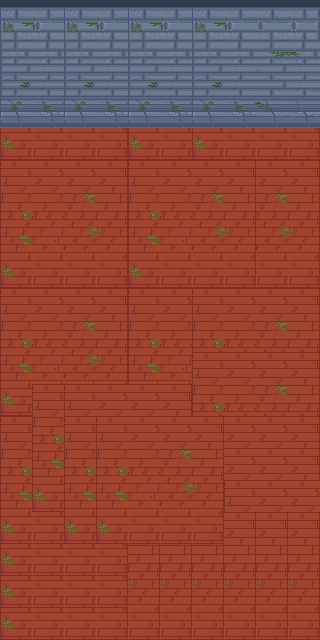

A level layout from a 2D game, rendered from its tile map. Below: a short description, then the map file with its tile-grid data intact:
An orthogonal 10x20 tile map with 32x32 px tiles, 3 tile layers (redwood, stonewall, rafters).

<map version="1.0" tiledversion="1.1.6" orientation="orthogonal" renderorder="right-down" width="10" height="20" tilewidth="32" tileheight="32" infinite="0" nextobjectid="1">
 <tileset firstgid="1" name="library-0" tilewidth="32" tileheight="32" tilecount="104" columns="8">
  <image source="library-0.png" width="256" height="416" />
 </tileset>
 <layer name="redwood" width="10" height="20">
  <data encoding="csv">
0,0,0,0,0,0,0,0,0,0,
0,0,0,0,0,0,0,0,0,0,
0,0,0,0,0,0,0,0,0,0,
0,0,0,0,0,0,0,0,0,0,
0,0,0,0,0,0,0,0,0,0,
0,0,0,0,0,0,0,0,0,0,
0,0,0,0,0,0,0,0,0,0,
0,0,0,0,0,0,0,0,0,0,
0,0,0,0,0,0,0,0,0,0,
0,0,0,0,0,0,0,0,0,0,
0,0,0,0,0,0,0,0,0,0,
0,0,0,0,0,0,0,0,0,0,
0,0,0,0,0,0,0,0,0,0,
0,0,0,0,0,0,0,0,0,0,
0,0,0,0,0,0,0,0,0,0,
0,0,0,0,0,0,0,0,0,0,
0,0,0,0,0,0,0,0,0,0,
0,0,0,0,0,0,0,0,0,0,
0,0,0,0,0,0,0,0,0,0,
0,0,0,0,0,0,0,0,0,0
</data>
 </layer>
 <layer name="stonewall" width="10" height="20">
  <data encoding="csv">
0,0,0,0,0,0,0,0,0,0,
0,0,0,0,0,0,0,0,0,0,
0,0,0,0,0,0,0,0,0,0,
0,0,0,0,0,0,0,0,0,0,
0,0,0,0,0,0,0,0,0,0,
0,0,0,0,0,0,0,0,0,0,
0,0,0,0,0,0,0,0,0,0,
0,0,0,0,0,0,0,0,0,0,
0,0,0,0,0,0,0,0,0,0,
0,0,0,0,0,0,0,0,0,0,
0,0,0,0,0,0,0,0,0,0,
0,0,0,0,0,0,0,0,0,0,
0,0,0,0,0,0,0,0,0,0,
0,0,0,0,0,0,0,0,0,0,
0,0,0,0,0,0,0,0,0,0,
0,0,0,0,0,0,0,0,0,0,
0,0,0,0,0,0,0,0,0,0,
0,0,0,0,0,0,0,0,0,0,
0,0,0,0,0,0,0,0,0,0,
0,0,0,0,0,0,0,0,0,0
</data>
 </layer>
 <layer name="rafters" width="10" height="20" opacity="0.8">
  <data encoding="csv">
29,30,29,30,29,30,29,30,31,32,
37,38,37,38,37,38,37,38,39,40,
45,46,45,46,45,46,45,46,47,48,
53,54,53,54,53,54,53,54,55,56,
49,50,51,52,49,50,49,50,51,52,
25,26,27,28,25,26,27,28,27,28,
33,34,35,36,33,34,35,36,35,36,
41,42,43,44,41,42,43,44,43,44,
49,50,51,52,49,50,51,52,51,52,
25,26,27,28,25,26,25,26,27,28,
33,34,35,36,33,34,33,34,35,36,
41,42,43,44,41,42,25,26,27,28,
49,25,25,26,27,28,33,34,35,36,
25,33,25,25,26,27,28,26,27,28,
33,41,33,33,34,35,36,26,27,28,
41,49,41,41,42,43,44,25,26,27,
49,50,49,49,50,51,52,28,28,28,
49,50,51,52,36,36,36,36,36,36,
49,50,51,52,44,44,44,44,44,44,
49,50,51,52,52,52,52,52,52,52
</data>
 </layer>
</map>